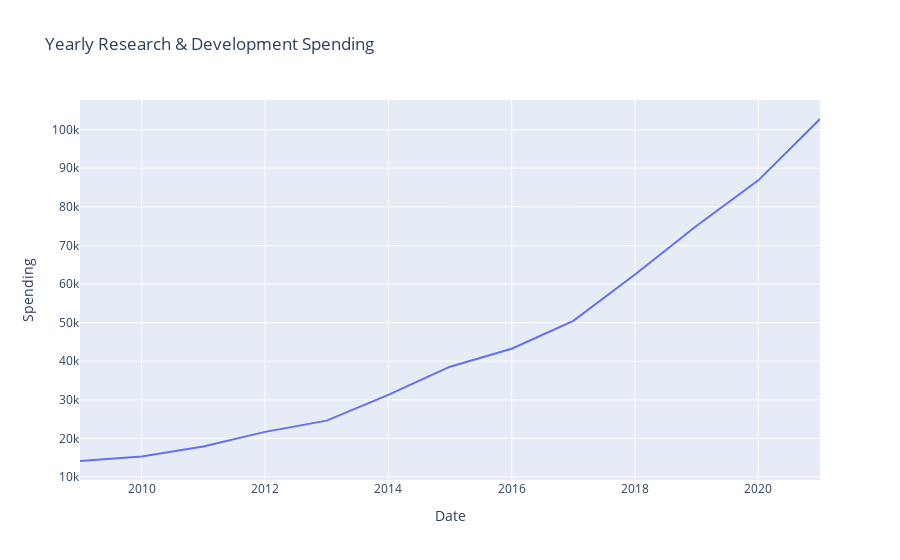

The notebook cell this image was saved under:
### Code cell
fig = px.line(yearly_spending, x="Date", y="Spending", title='Yearly Research & Development Spending')
fig.show()

### Figure 1 — Plotly figure (JSON) as saved in the notebook; plotly's stock layout.template omitted (floating-point values rounded to 4 significant figures)
{"data": [{"hovertemplate": "Date=%{x}<br>Spending=%{y}<extra></extra>", "legendgroup": "", "line": {"color": "#636efa", "dash": "solid"}, "marker": {"symbol": "circle"}, "mode": "lines", "name": "", "orientation": "v", "showlegend": false, "type": "scatter", "x": [2009, 2010, 2011, 2012, 2013, 2014, 2015, 2016, 2017, 2018, 2019, 2020, 2021], "xaxis": "x", "y": [14129, 15311, 17871, 21677, 24585, 31256, 38571, 43231, 50460, 62451, 75087, 86870, 102771], "yaxis": "y"}], "layout": {"autosize": true, "legend": {"tracegroupgap": 0}, "title": {"text": "Yearly Research & Development Spending"}, "xaxis": {"anchor": "y", "autorange": true, "domain": [0, 1], "range": [2009, 2021], "title": {"text": "Date"}, "type": "linear"}, "yaxis": {"anchor": "x", "autorange": true, "domain": [0, 1], "range": [9204.0, 107700.0], "title": {"text": "Spending"}, "type": "linear"}}}
